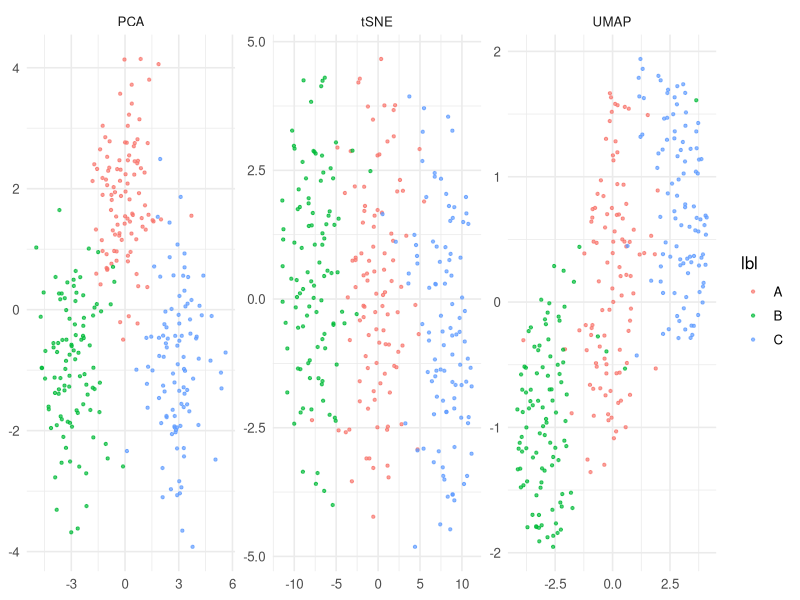
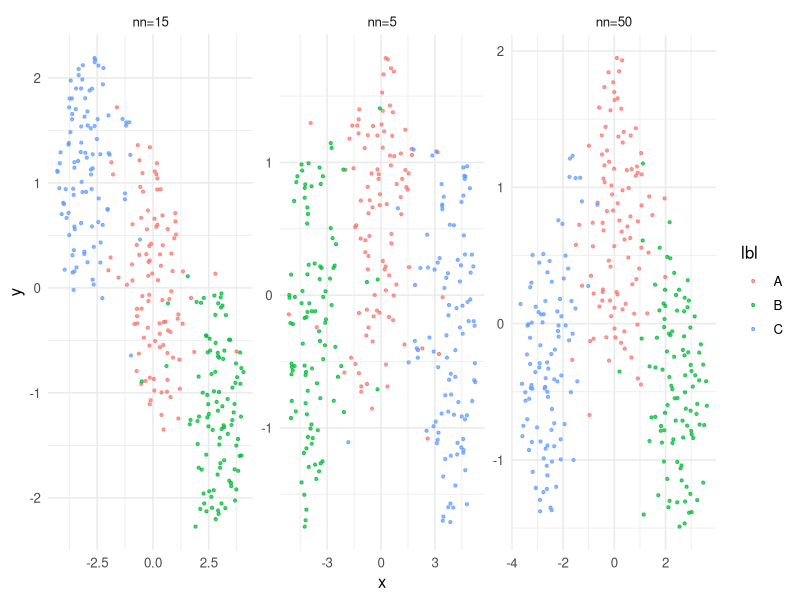

The R script that drew these images, in order:
## ---- chunk 1
#| label: setup
library(tidyverse)
library(uwot)
library(Rtsne)
set.seed(42)
theme_set(theme_minimal(base_size = 12))
## ---- chunk 2
make_blob <- function(n, mu, sd = 1, d = 20) matrix(rnorm(n * d, 0, sd), n, d) +
  rep(mu, each = n)
X <- rbind(
  make_blob(100, c(0, 0, rep(0, 18))),
  make_blob(100, c(4, 0, rep(0, 18))),
  make_blob(100, c(0, 4, rep(0, 18)))
)
lbl <- rep(c("A", "B", "C"), each = 100)
## ---- chunk 3
#| fig-width: 9
#| fig-height: 3.5
emb_pca  <- prcomp(X)$x[, 1:2]
emb_umap <- umap(X, n_neighbors = 15, min_dist = 0.1)
emb_tsne <- Rtsne(X, perplexity = 30, check_duplicates = FALSE)$Y

df <- bind_rows(
  tibble(method = "PCA",  x = emb_pca[, 1],  y = emb_pca[, 2],  lbl = lbl),
  tibble(method = "UMAP", x = emb_umap[, 1], y = emb_umap[, 2], lbl = lbl),
  tibble(method = "tSNE", x = emb_tsne[, 1], y = emb_tsne[, 2], lbl = lbl)
)
ggplot(df, aes(x, y, colour = lbl)) +
  geom_point(alpha = 0.7, size = 0.8) +
  facet_wrap(~ method, scales = "free") +
  labs(x = NULL, y = NULL)
## ---- chunk 4
#| fig-width: 9
#| fig-height: 3.5
do_umap <- function(k) {
  e <- umap(X, n_neighbors = k, min_dist = 0.1)
  tibble(x = e[, 1], y = e[, 2], lbl = lbl, k = paste0("nn=", k))
}
bind_rows(do_umap(5), do_umap(15), do_umap(50)) |>
  ggplot(aes(x, y, colour = lbl)) + geom_point(alpha = 0.7, size = 0.8) +
  facet_wrap(~ k, scales = "free")
## ---- chunk 5
sessionInfo()
